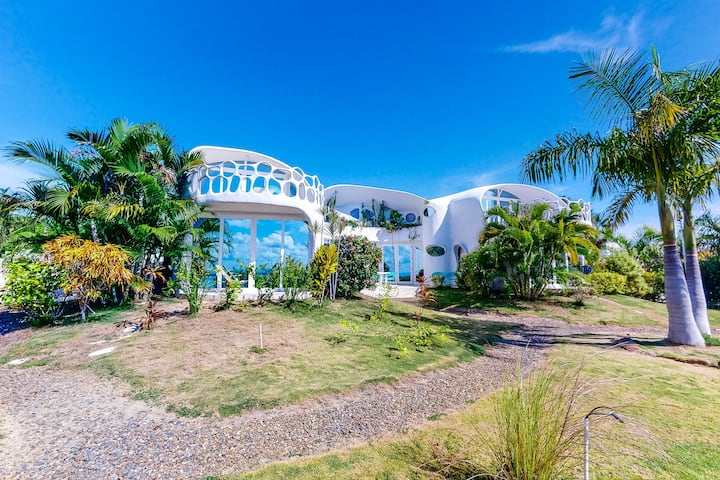
#> input picture airbnb-property-listings/images/05fde43e-e3e5-4284-9efb-99bb09f319fa/05fde43e-e3e5-4284-9efb-99bb09f319fa-d.png, 720 x 480 px, found by its file name
$ python prepare_image_data.py
#> lines starting #> are read from the running program, lines starting #| are printed output that depends on the picture
#> (the call stopped at in download_images, `s3 = boto3.resource('s3')`: boto3 is not available in this run)
from PIL import Image

import boto3
import os

def download_images():
    s3 = boto3.resource('s3')

    my_bucket = s3.Bucket('erikharaldson-airbnb-listing-images')

    for file in my_bucket.objects.all():
        s3_filename = file.key
        s3_filename_split = s3_filename.split('/')

        if len(s3_filename_split) == 3:   # This ignores the objects which are empty folders
            cwd = os.getcwd()
            folder_name = 'images/' + s3_filename_split[1]
            final_directory = os.path.join(cwd, folder_name)

            if not os.path.exists(final_directory):
                os.makedirs(final_directory)

            filepath = os.path.join(final_directory, s3_filename_split[2])
            with open(filepath, 'wb') as data:
                my_bucket.download_fileobj(s3_filename, data)

def resize_images():
    cwd = os.getcwd()
    directory = os.path.join(cwd, 'images')
    walk = os.walk(directory)
    _, subdirectories, _ = next(walk)

    images = []

    for subdirectory in subdirectories:
        subdirectory_path = os.path.join(directory, subdirectory)
        _, _, files = next(os.walk(subdirectory_path))

        for file in files:
            image = Image.open(os.path.join(subdirectory_path, file))
#> image is the input picture: PIL image 720x480 RGB; mean R, G, B 100.7, 143.2, 158.6
            if image.mode == 'RGB':
                images.append((subdirectory+'/'+file, image, image.size[0], image.size[1]))    # File path, image, image width, image height

    heights = [x[-1] for x in images]
    min_height = min(heights)

    for image in images:
        change_in_height = image[-1] / min_height
        new_image = image[1].resize((round(image[-2]/change_in_height), min_height))
        file_path = image[0].split('/')
        processed_img_dir = os.path.join(cwd, 'data/processed_images/' + file_path[0])
        if not os.path.exists(processed_img_dir):
            os.makedirs(processed_img_dir)
        new_image.save(os.path.join(processed_img_dir, file_path[1]))
#> this loop made 4 passes
#> pass 2, in resize_images, `new_image = image[1].resize((round(image[-2]/change_in_height), min_he..`:
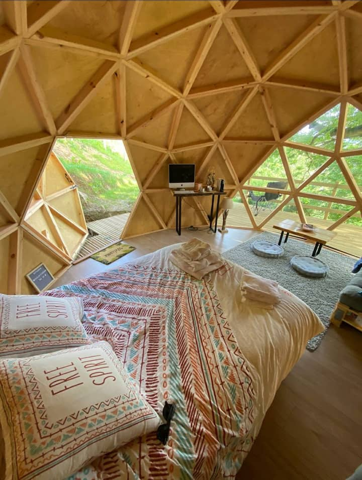
#> new_image: PIL image 362x480 RGB; mean R, G, B 142, 116.1, 75.3
#> pass 3, in resize_images, `new_image = image[1].resize((round(image[-2]/change_in_height), min_he..`:
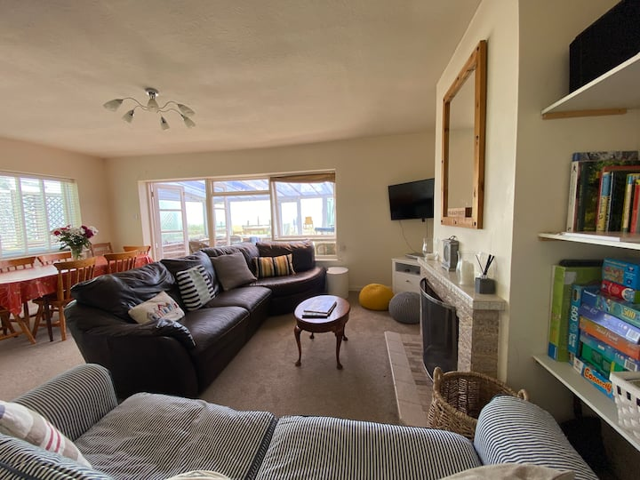
#> new_image: PIL image 640x480 RGB; mean R, G, B 129.9, 115.3, 99
#> after the loop:
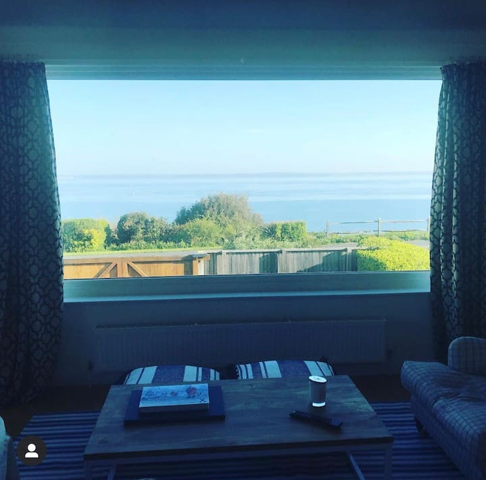
#> new_image: PIL image 486x480 RGB; mean R, G, B 80.3, 111, 129.1

def prepare_images():
    download_images()
    resize_images()

if __name__ == "__main__":
    prepare_images()
